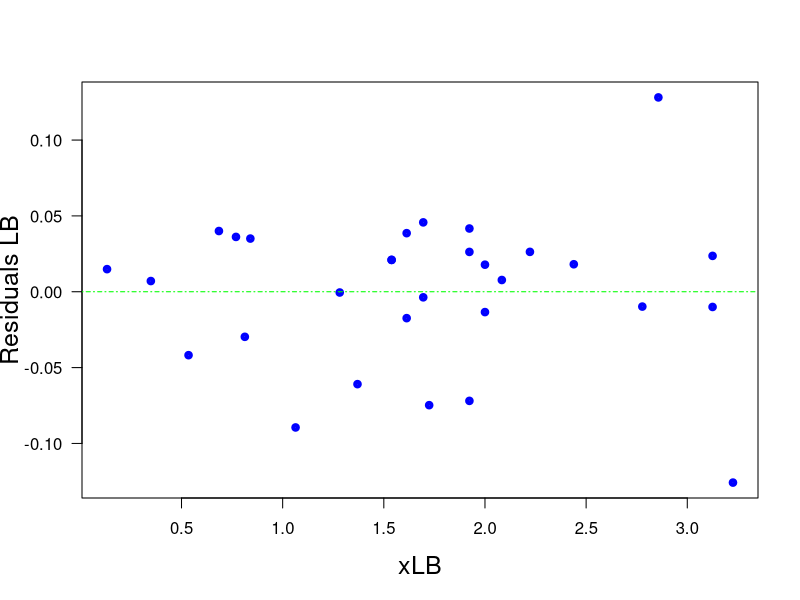

The R script that drew this image:
print('file: MM-LB2res.R')
# Michaelis-Menten: esimate parameters using Lineweaver-Burk transformation
# data: II
x = c(0.31, 0.32, 0.32, 0.35, 0.36, 0.41, 0.45, 0.48, 0.50, 0.50, 0.52, 0.52,
      0.52, 0.58, 0.59, 0.59,0.62, 0.62, 0.65, 0.65, 0.73, 0.78, 0.94, 1.19, 
      1.23, 1.30, 1.46, 1.87, 2.87, 7.58)
y = c(0.57, 0.54, 0.55, 0.55, 0.61, 0.67, 0.72, 0.77, 0.81, 0.79, 0.80, 0.81,
      0.88, 0.97, 0.88, 0.92,0.97, 0.92, 0.97, 0.97, 1.16, 1.14, 1.48, 1.46, 
      1.65, 1.54, 1.64, 2.22, 2.48, 3.34)
n = length(x); print(c(n,'n sample size'))
alpha = 4 # true Vmax
beta  = 2 # true half-saturation constant K
# print(c(alpha,beta,'alpha = Vmax, beta = K'))
# ---------------------------------------------------
print('(3) Lineweaver-Burk transformation:')
print('(3a) apply Lineweaver-Burk transformation:')
gamma = 1/alpha; print(c(gamma,'gamma   true y-intercept')) 
delta = beta/alpha; print(c(delta,'delta   true slope'))
xLB = 1/x; yLB = 1/y # Lineweaver-Burk transformation
# ---------------------------------------------------
# (3b) OLS of transformed data: apply lm()
LBs = summary(lm(yLB ~ xLB))
cEst = LBs$coefficients[1]; dEst = LBs$coefficients[2]
ucEst = LBs$coefficients[3]; udEst = LBs$coefficients[4]
print(c('cEst = ',round(cEst,3),'+-',round(ucEst,3)))
print(c('dEst = ',round(dEst,3),'+-',round(udEst,3)))
resLB = LBs$residuals
# ------------------------------------------------------------------
sflag = 24
if (sflag == 24) { # residuals of Lineweaver-Burk followed by simple linear regression
  # png('MichaelisResIILB210228.png',width=16,height=12,units='cm',res=300)
  plot(xLB,resLB,type='p',lwd=4,col='blue',xlab='xLB',ylab='Residuals LB',las=1,
       cex=0.6,cex.lab=1.5)
  abline(h=0,col='green',lty=4)
  # dev.off()
}
